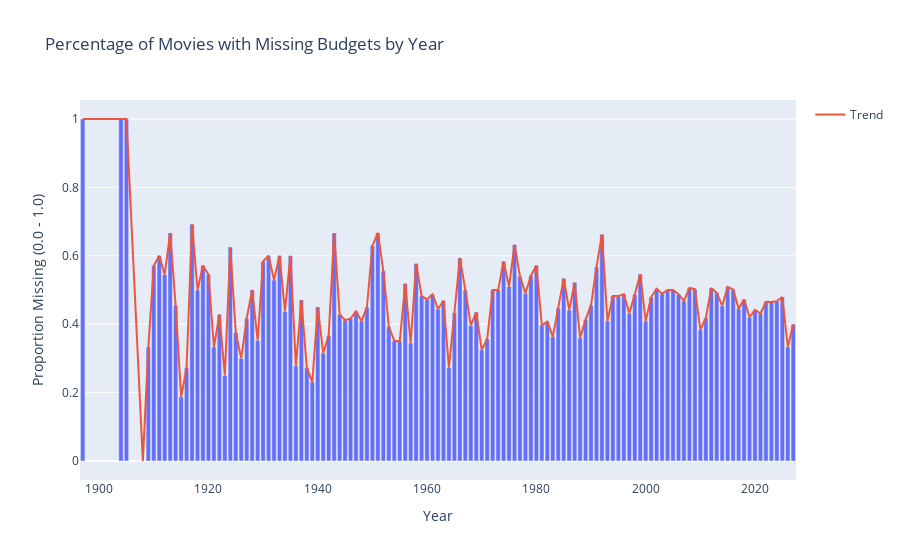

Notebook source saved alongside this figure:
### Markdown cell above
## Need to account for number of movies per year!

### Code cell
# Group by year and calculate the mean (which acts as the percentage for 0/1 data)
# We also count the movies to ensure we aren't misled by years with only 1 movie
yearly_stats = movies_to_model.groupby('release_year')['budget_is_missing'].agg(
    missing_rate='mean',
    total_movies='count'
).reset_index()

# Filter out years with very few movies to reduce noise (optional, e.g., < 10 movies)
# yearly_stats = yearly_stats[yearly_stats['total_movies'] > 10]

# Plot the percentage of missing budgets over time
fig = px.bar(
    yearly_stats, 
    x="release_year", 
    y="missing_rate",
    title="Percentage of Movies with Missing Budgets by Year",
    labels={"missing_rate": "Proportion Missing (0.0 - 1.0)", "release_year": "Year"},
    hover_data=['total_movies'] # Shows the total count when you hover over the bar
)

# Add a trendline to see the direction clearly
fig.add_scatter(
    x=yearly_stats['release_year'], 
    y=yearly_stats['missing_rate'], 
    mode='lines', 
    name='Trend'
)

fig.show()
